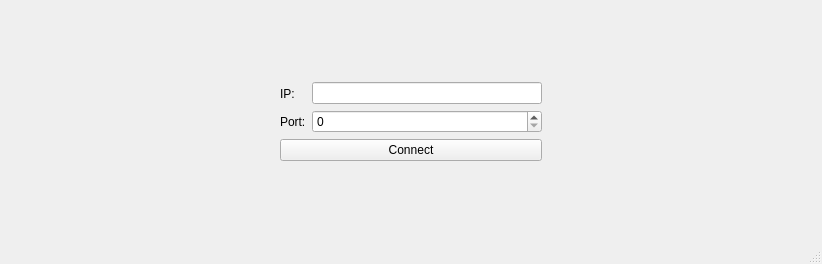
<?xml version="1.0" encoding="UTF-8"?>
<ui version="4.0">
 <class>Client</class>
 <widget class="QMainWindow" name="Client">
  <property name="geometry">
   <rect>
    <x>0</x>
    <y>0</y>
    <width>822</width>
    <height>264</height>
   </rect>
  </property>
  <property name="windowTitle">
   <string>Client</string>
  </property>
  <widget class="QWidget" name="centralwidget">
   <layout class="QHBoxLayout" name="horizontalLayout">
    <item>
     <widget class="QStackedWidget" name="stackedWidget">
      <property name="currentIndex">
       <number>0</number>
      </property>
      <widget class="QWidget" name="login">
       <layout class="QHBoxLayout" name="horizontalLayout_3">
        <item>
         <spacer name="horizontalSpacer">
          <property name="orientation">
           <enum>Qt::Orientation::Horizontal</enum>
          </property>
          <property name="sizeHint" stdset="0">
           <size>
            <width>253</width>
            <height>20</height>
           </size>
          </property>
         </spacer>
        </item>
        <item>
         <layout class="QVBoxLayout" name="verticalLayout_3">
          <item>
           <spacer name="verticalSpacer">
            <property name="orientation">
             <enum>Qt::Orientation::Vertical</enum>
            </property>
            <property name="sizeHint" stdset="0">
             <size>
              <width>20</width>
              <height>40</height>
             </size>
            </property>
           </spacer>
          </item>
          <item>
           <layout class="QHBoxLayout" name="horizontalLayout_2">
            <item>
             <layout class="QVBoxLayout" name="verticalLayout">
              <item>
               <widget class="QLabel" name="label">
                <property name="text">
                 <string>IP:</string>
                </property>
               </widget>
              </item>
              <item>
               <widget class="QLabel" name="label_2">
                <property name="text">
                 <string>Port:</string>
                </property>
               </widget>
              </item>
             </layout>
            </item>
            <item>
             <layout class="QVBoxLayout" name="verticalLayout_2">
              <item>
               <widget class="QLineEdit" name="e_address"/>
              </item>
              <item>
               <widget class="QSpinBox" name="sb_port"/>
              </item>
             </layout>
            </item>
           </layout>
          </item>
          <item>
           <widget class="QPushButton" name="b_login">
            <property name="text">
             <string>Connect</string>
            </property>
           </widget>
          </item>
          <item>
           <spacer name="verticalSpacer_2">
            <property name="orientation">
             <enum>Qt::Orientation::Vertical</enum>
            </property>
            <property name="sizeHint" stdset="0">
             <size>
              <width>20</width>
              <height>40</height>
             </size>
            </property>
           </spacer>
          </item>
         </layout>
        </item>
        <item>
         <spacer name="horizontalSpacer_2">
          <property name="orientation">
           <enum>Qt::Orientation::Horizontal</enum>
          </property>
          <property name="sizeHint" stdset="0">
           <size>
            <width>253</width>
            <height>20</height>
           </size>
          </property>
         </spacer>
        </item>
       </layout>
      </widget>
      <widget class="QWidget" name="chat">
       <layout class="QHBoxLayout" name="horizontalLayout_4">
        <item>
         <layout class="QVBoxLayout" name="verticalLayout_4">
          <item>
           <widget class="QPushButton" name="b_send">
            <property name="text">
             <string>Show</string>
            </property>
           </widget>
          </item>
          <item>
           <widget class="QLabel" name="label_3">
            <property name="text">
             <string/>
            </property>
           </widget>
          </item>
         </layout>
        </item>
       </layout>
      </widget>
     </widget>
    </item>
   </layout>
  </widget>
  <widget class="QMenuBar" name="menubar">
   <property name="geometry">
    <rect>
     <x>0</x>
     <y>0</y>
     <width>822</width>
     <height>21</height>
    </rect>
   </property>
  </widget>
  <widget class="QStatusBar" name="statusbar"/>
 </widget>
 <resources/>
 <connections/>
</ui>
